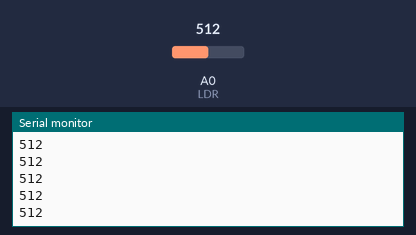
Bench run of a sketch on a simulated Arduino Uno, built with avr-gcc and run on an emulated ATmega328P. Parts: the last lines printed to the serial monitor. Inputs (shaded band) come from the test bench; at power-on: A0 (LDR) = 512.

Above: at 1.2 s.
1.3 s: A0 (LDR) set to 716
At 2.1 s:
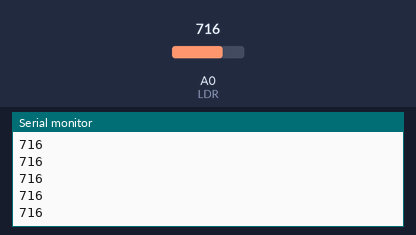
2.8 s: A0 (LDR) set to 900
At 3.3 s:
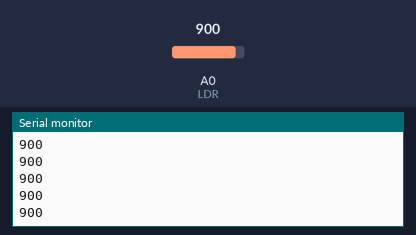
Timing chart, 0 to 5.8 s (numbered marks = the images above; inputs shaded):
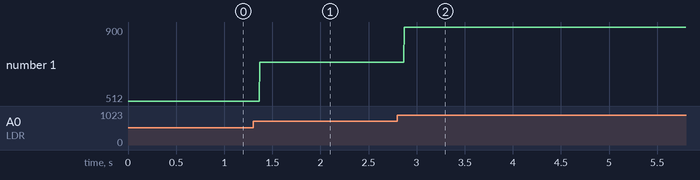

The sketch:

LDR_testing.ino
```cpp
const int LDR = 0;
int val = 0;

void setup() {
  pinMode(LDR, INPUT);
  Serial.begin(9600);
}

void loop() {
  val = analogRead(LDR);
  Serial.println(val);
}
```

Measured:
- after the input at 1.3 s, the serial monitor: prints a new line after 0.07 s (image 1)
- after the input at 2.8 s, the serial monitor: prints a new line after 0.07 s (image 2)
- plotted number 1: 512 → 716 after the input at 1.3 s, 716 → 900 after the input at 2.8 s
